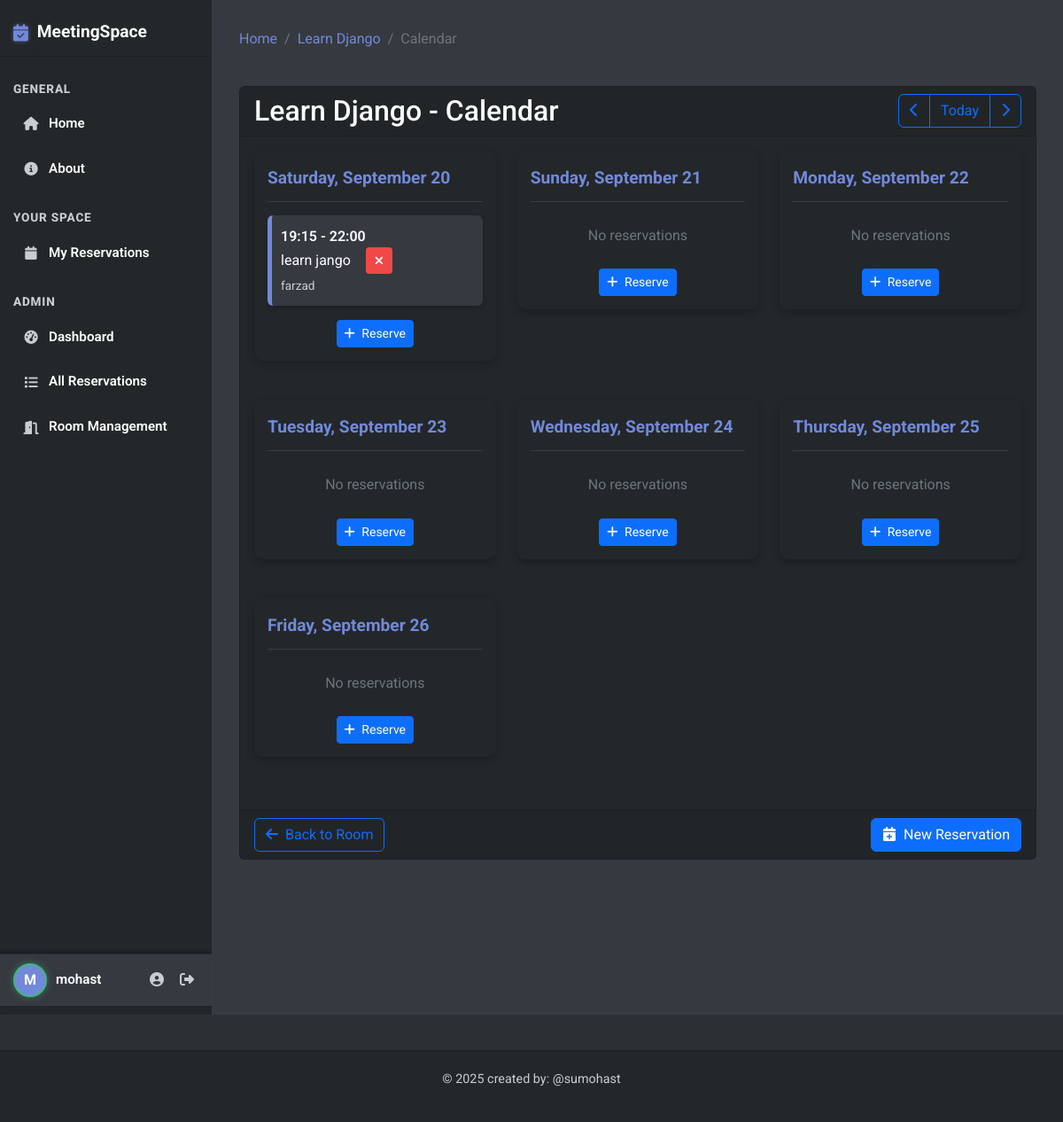
/room/8/calendar/ (signed in), run on the app's committed database.
### base/models.py (models this page shows, shortened)
class Room(models.Model):
    name = models.CharField(max_length=100)
    capacity = models.IntegerField(default=10)
    has_projector = models.BooleanField(default=False)
    has_whiteboard = models.BooleanField(default=False)
    has_video_conference = models.BooleanField(default=False)
    description = models.TextField(null=True, blank=True)
    created = models.DateTimeField(auto_now_add=True)
    updated = models.DateTimeField(auto_now=True)
    class Meta: # this class is used to define metadata for the model , for example when we want to sort the rooms by name
        ordering = ['name']

class Reservation(models.Model):
    participant_count = models.IntegerField(default=1, help_text="Number of participants")
    room = models.ForeignKey(Room, on_delete=models.CASCADE)
    user = models.ForeignKey(User, on_delete=models.CASCADE)
    title = models.CharField(max_length=200)
    description = models.TextField(null=True, blank=True)
    date = models.DateField()
    start_time = models.TimeField()
    end_time = models.TimeField()
    participants_emails = models.TextField(null=True, blank=True,
                                          help_text="Enter email addresses separated by commas")
    reminder_sent = models.BooleanField(default=False) # this field is used to track if a reminder has been sent for this reservation
    created = models.DateTimeField(auto_now_add=True)
    updated = models.DateTimeField(auto_now=True)
    class Meta:
        ordering = ['date', 'start_time']
        constraints = [
            models.UniqueConstraint(
                fields=['room', 'date', 'start_time'],
                name='unique_reservation'
            )
        ]

### base/views.py (the view)
# urls.py: path('room/<str:room_id>/calendar/', views.room_calendar, name="room-calendar"),
@login_required # this decorator ensures that the user is logged in before accessing the view
def room_calendar(request, room_id):
    room = get_object_or_404(Room, id=room_id)
    today = datetime.now().date()
    start_date = request.GET.get('start_date', today.isoformat())
    try:
        start_date = datetime.fromisoformat(start_date).date()
    except ValueError:
        start_date = today
    dates = [start_date + timedelta(days=i) for i in range(7)]
    reservations = Reservation.objects.filter(
        room=room,
        date__gte=dates[0],
        date__lte=dates[-1]
    ).order_by('date', 'start_time')
    reservation_by_date = {}
    for date in dates:
        reservation_by_date[date] = []
    for res in reservations:
        if res.date in reservation_by_date:
            reservation_by_date[res.date].append(res)
    context = {
        'room': room,
        'dates': dates,
        'reservations_by_date': reservation_by_date,
        'prev_week': (dates[0] - timedelta(days=7)).isoformat(),
        'next_week': (dates[0] + timedelta(days=7)).isoformat(),
        'today': today.isoformat(),
    }
    return render(request, 'base/room_calendar.html', context)

### base/templatetags/custom_filters.py (called while the page is built)
@register.filter
def get_item(dictionary, key):
    if dictionary is None:
        return None
    return dictionary.get(key)

### templates/base/room_calendar.html (shortened to what this page needs)
{% extends 'main.html' %}
{% load static %}
{% load custom_filters %}
{% block content %}
<div class="row mb-4">
    <div class="col-12">
        <nav aria-label="breadcrumb">
            <ol class="breadcrumb">
                <li class="breadcrumb-item"><a href="{% url 'home' %}">Home</a></li>
                <li class="breadcrumb-item"><a href="{% url 'room-detail' room.id %}">{{ room.name }}</a></li>
                <li class="breadcrumb-item active">Calendar</li>
            </ol>
        </nav>
    </div>
</div>
<div class="row mb-4">
    <div class="col-12">
        <div class="card">
            <div class="card-header d-flex justify-content-between align-items-center">
                <h2 class="mb-0">{{ room.name }} - Calendar</h2>
                <div class="btn-group">
                    <a href="{% url 'room-calendar' room.id %}?start_date={{ prev_week }}" class="btn btn-outline-primary">
                        <i class="fas fa-chevron-left"></i>
                    </a>
                    <a href="{% url 'room-calendar' room.id %}?start_date={{ today }}" class="btn btn-outline-primary">
                        Today
                    </a>
                    <a href="{% url 'room-calendar' room.id %}?start_date={{ next_week }}" class="btn btn-outline-primary">
                        <i class="fas fa-chevron-right"></i>
                    </a>
                </div>
            </div>
            <div class="card-body">
                <div class="row">
                    {% for date in dates %}
                    <div class="col-md-6 col-lg-4 mb-4">
                        <div class="calendar-day">
                            <div class="calendar-date {% if date == today %}text-primary{% endif %}">
                                {{ date|date:"l, F j" }}
                            </div>
                            {% if reservations_by_date|get_item:date %}
                                {% for reservation in reservations_by_date|get_item:date %}
                                <div class="calendar-event">
                                    <div class="d-flex justify-content-between align-items-center">
                                        <div>
                                            <strong>{{ reservation.start_time|time:"H:i" }} - {{ reservation.end_time|time:"H:i" }}</strong>
                                            <div>{{ reservation.title }}</div>
                                            <small>{{ reservation.user.username }}</small>
                                        </div>
                                        {% if user == reservation.user or user.is_staff %}
                                        <a href="{% url 'cancel-reservation' reservation.id %}" class="btn btn-sm btn-danger">
                                            <i class="fas fa-times"></i>
                                        </a>
                                        {% endif %}
                                    </div>
                                </div>
                                {% endfor %}
                            {% else %}
                                <p class="text-center my-4 text-muted">No reservations</p>
                            {% endif %}
                            {% if user.is_authenticated %}
                            <div class="text-center mt-3">
                                <a href="{% url 'create-reservation' room.id %}?date={{ date|date:'Y-m-d' }}" class="btn btn-sm btn-primary">
                                    <i class="fas fa-plus me-1"></i> Reserve
                                </a>
                            </div>
                            {% endif %}
                        </div>
                    </div>
                    {% endfor %}
                </div>
            </div>
            <div class="card-footer">
                <div class="d-flex justify-content-between">
                    <a href="{% url 'room-detail' room.id %}" class="btn btn-outline-primary">
                        <i class="fas fa-arrow-left me-1"></i> Back to Room
                    </a>
                    {% if user.is_authenticated %}
                    <a href="{% url 'create-reservation' room.id %}" class="btn btn-primary">
                        <i class="fas fa-calendar-plus me-1"></i> New Reservation
                    </a>
                    {% endif %}
                </div>
            </div>
        </div>
    </div>
</div>
{% endblock %}

### templates/main.html (shortened to what this page needs)
{% load static %}
<!DOCTYPE html>
<html lang="en">
<head>
    <link href="https://cdn.jsdelivr.net/npm/bootstrap@5.2.3/dist/css/bootstrap.min.css" rel="stylesheet">
    <link rel="stylesheet" href="https://cdnjs.cloudflare.com/ajax/libs/font-awesome/6.4.0/css/all.min.css">
    <link rel="stylesheet" href="{% static 'css/discord-theme.css' %}">
</head>
<body>
    <div class="discord-app-container">
        <div class="sidebar-left">
            <a class="brand-link" href="{% url 'home' %}">
                <i class="fas fa-calendar-check"></i>MeetingSpace
            </a>
            <div class="nav-category">General</div>
            <ul class="list-unstyled mb-0">
                <li class="nav-item-discord">
                    <a class="{% if request.path == '/' %}active{% endif %}" href="{% url 'home' %}">
                        <i class="fas fa-home"></i> Home
                    </a>
                </li>
                <li class="nav-item-discord">
                    <a class="{% if 'about' in request.path %}active{% endif %}" href="{% url 'about' %}">
                        <i class="fas fa-info-circle"></i> About
                    </a>
                </li>
            </ul>
            {% if user.is_authenticated %}
            <div class="nav-category mt-3">Your Space</div>
            <ul class="list-unstyled mb-0">
                <li class="nav-item-discord">
                    <a class="{% if 'my-reservations' in request.path %}active{% endif %}" href="{% url 'user-reservations' %}">
                        <i class="fas fa-calendar"></i> My Reservations
                    </a>
                </li>
            </ul>
            {% if user.is_staff %}
            <div class="nav-category mt-3">Admin</div>
            <ul class="list-unstyled mb-0">
                <li class="nav-item-discord">
                    <a class="{% if 'admin-dashboard' in request.path %}active{% endif %}" href="{% url 'admin-dashboard' %}">
                        <i class="fas fa-tachometer-alt"></i> Dashboard
                    </a>
                </li>
                <li class="nav-item-discord">
                    <a class="{% if 'admin-reservations' in request.path %}active{% endif %}" href="{% url 'admin-reservations' %}">
                        <i class="fas fa-list"></i> All Reservations
                    </a>
                </li>
                <li class="nav-item-discord">
                    <a class="{% if 'room-management' in request.path %}active{% endif %}" href="{% url 'room-management' %}">
                        <i class="fas fa-door-open"></i> Room Management
                    </a>
                </li>
            </ul>
            {% endif %}
            {% endif %}
            <div class="user-panel-discord mt-auto">
                {% if user.is_authenticated %}
                    <div class="user-avatar">
                        {{ user.username|slice:":1"|upper }}
                    </div>
                    <div class="user-info">
                        <div class="username">{{ user.username }}</div>
                    </div>
                    <div class="user-actions">
                        <a href="{% url 'profile' %}" title="Profile"><i class="fas fa-user-circle"></i></a>
                        <a href="{% url 'logout' %}" title="Logout"><i class="fas fa-sign-out-alt"></i></a>
                    </div>
                {% else %}
                    <a href="{% url 'login' %}" class="btn-discord btn-sm w-100">
                        <i class="fas fa-sign-in-alt me-1"></i> Login
                    </a>
                {% endif %}
            </div>
        </div>
        <div class="content-main-discord">
            {% block content %}{% endblock %}
        </div>
    </div>
    <footer>
        <div class="container">
            <p>&copy; {% now "Y" %} created by: @sumohast </p>
        </div>
    </footer>
</body>
</html>

### data on the page
Room: name "Learn Django"
Reservation: start_time "19:15", end_time "22:00", title "learn jango", user.username "farzad"

### other printed values
{{ user.username|slice:":1"|upper }} "M"
{{ user.username }} "mohast"
{{ date|date:"l, F j" }} "Saturday, September 20" "Sunday, September 21" "Monday, September 22" "Tuesday, September 23" "Wednesday, September 24" "Thursday, September 25" "Friday, September 26"
